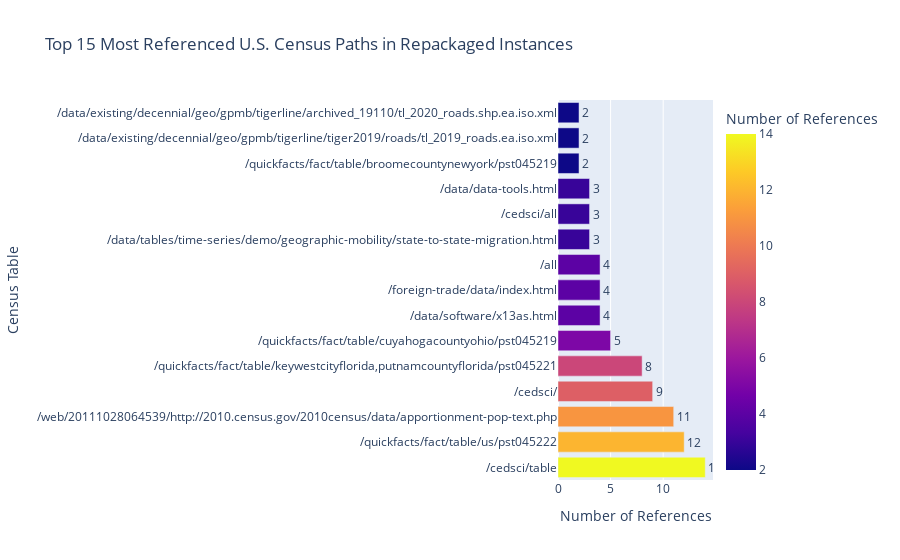

Notebook code for this chart:
### Code cell
tables, counts = zip(*r_most_common_paths)
# Create a DataFrame from the tables and counts
data = {'Census Table': tables, 'Number of References': counts}
df = pd.DataFrame(data)

# Create an interactive horizontal bar chart
fig = px.bar(df, 
             x='Number of References', 
             y='Census Table', 
             orientation='h',  # Horizontal bars
             title="Top 15 Most Referenced U.S. Census Paths in Repackaged Instances",
             labels={'Number of References': 'Number of References', 'Census Table': 'Census Table'},
             color='Number of References',  # Color bars based on count
             text='Number of References')  # Show count on hover

# Customize the hover data (you can modify this to include more details)
fig.update_traces(texttemplate='%{text}', textposition='outside')

# Invert the y-axis to show the highest count at the top
fig.update_yaxes(categoryorder='total descending')

# Show the interactive plot
fig.show()

### Figure 1 — Plotly figure (JSON) as saved in the notebook; plotly's stock layout.template omitted (floating-point values rounded to 4 significant figures)
{"data": [{"alignmentgroup": "True", "hovertemplate": "Number of References=%{marker.color}<br>Census Table=%{y}<extra></extra>", "legendgroup": "", "marker": {"color": [14, 12, 11, 9, 8, 5, 4, 4, 4, 3, 3, 3, 2, 2, 2], "coloraxis": "coloraxis", "pattern": {"shape": ""}}, "name": "", "offsetgroup": "", "orientation": "h", "showlegend": false, "text": [14, 12, 11, 9, 8, 5, 4, 4, 4, 3, 3, 3, 2, 2, 2], "textposition": "outside", "texttemplate": "%{text}", "type": "bar", "x": [14, 12, 11, 9, 8, 5, 4, 4, 4, 3, 3, 3, 2, 2, 2], "xaxis": "x", "y": ["/cedsci/table", "/quickfacts/fact/table/us/pst045222", "/web/20111028064539/http://2010.census.gov/2010census/data/apportionment-pop-text.php", "/cedsci/", "/quickfacts/fact/table/keywestcityflorida,putnamcountyflorida/pst045221", "/quickfacts/fact/table/cuyahogacountyohio/pst045219", "/data/software/x13as.html", "/foreign-trade/data/index.html", "/all", "/data/tables/time-series/demo/geographic-mobility/state-to-state-migration.html", "/cedsci/all", "/data/data-tools.html", "/quickfacts/fact/table/broomecountynewyork/pst045219", "/data/existing/decennial/geo/gpmb/tigerline/tiger2019/roads/tl_2019_roads.ea.iso.xml", "/data/existing/decennial/geo/gpmb/tigerline/archived_19110/tl_2020_roads.shp.ea.iso.xml"], "yaxis": "y"}], "layout": {"barmode": "relative", "coloraxis": {"colorbar": {"title": {"text": "Number of References"}}, "colorscale": [[0, "#0d0887"], [0.1111, "#46039f"], [0.2222, "#7201a8"], [0.3333, "#9c179e"], [0.4444, "#bd3786"], [0.5556, "#d8576b"], [0.6667, "#ed7953"], [0.7778, "#fb9f3a"], [0.8889, "#fdca26"], [1, "#f0f921"]]}, "legend": {"tracegroupgap": 0}, "title": {"text": "Top 15 Most Referenced U.S. Census Paths in Repackaged Instances"}, "xaxis": {"anchor": "y", "domain": [0, 1], "title": {"text": "Number of References"}}, "yaxis": {"anchor": "x", "categoryorder": "total descending", "domain": [0, 1], "title": {"text": "Census Table"}}}}
